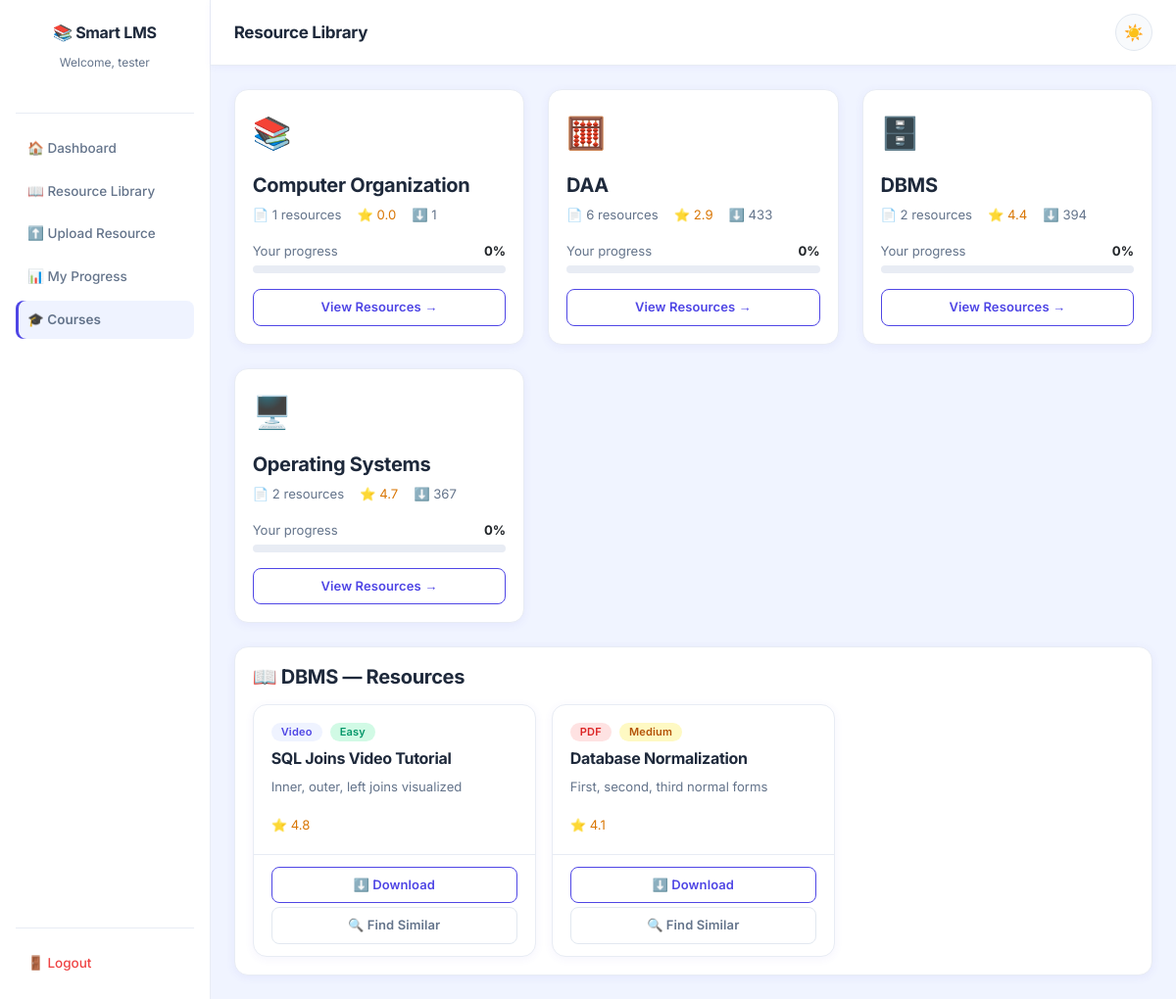
Page /courses?course=DBMS (signed in) on the committed database.
### tables this page shows
CREATE TABLE resources (
            resource_id  INTEGER PRIMARY KEY AUTOINCREMENT,
            title        TEXT NOT NULL,
            description  TEXT,
            type         TEXT NOT NULL,
            course       TEXT NOT NULL,
            difficulty   TEXT NOT NULL,
            file_path    TEXT,
            rating       REAL DEFAULT 0,
            downloads    INTEGER DEFAULT 0,
            uploaded_at  TIMESTAMP DEFAULT CURRENT_TIMESTAMP
        );

### app.py (the view)
@app.route('/courses')
def courses():
    if 'student_id' not in session:
        return redirect(url_for('login'))
    from database.db import get_courses, get_resources_by_course, get_student_progress
    all_courses      = get_courses()
    student_id       = session['student_id']
    progress_data    = get_student_progress(student_id)
    progress_map     = {
        p['course']: p['completion_percentage']
        for p in progress_data
    }
    selected_course  = request.args.get('course', '')
    course_resources = []
    if selected_course:
        course_resources = get_resources_by_course(selected_course)
    return render_template('courses.html',
                           student_name=session['student_name'],
                           courses=all_courses,
                           progress_map=progress_map,
                           selected_course=selected_course,
                           course_resources=course_resources)

### database/db.py (called while the page is built)
def get_connection():
    conn = sqlite3.connect(DB_PATH)
    conn.row_factory = sqlite3.Row
    return conn

def get_student_progress(student_id):
    conn = get_connection()
    cursor = conn.cursor()
    cursor.execute('''
        SELECT course, completion_percentage
        FROM progress
        WHERE student_id = ?
        ORDER BY course
    ''', (student_id,))
    progress = cursor.fetchall()
    conn.close()
    return progress

def get_courses():
    conn   = get_connection()
    cursor = conn.cursor()
    cursor.execute('''
        SELECT
            course,
            COUNT(*)       AS resource_count,
            AVG(rating)    AS avg_rating,
            SUM(downloads) AS total_downloads
        FROM resources
        GROUP BY course
        ORDER BY course
    ''')
    courses = cursor.fetchall()
    conn.close()
    return courses

def get_resources_by_course(course):
    conn   = get_connection()
    cursor = conn.cursor()
    cursor.execute('''
        SELECT resource_id, title, description, type,
               course, difficulty, rating, downloads
        FROM resources
        WHERE course = ?
        ORDER BY rating DESC
    ''', (course,))
    resources = cursor.fetchall()
    conn.close()
    return resources

### templates/courses.html (shortened to what this page needs)
{% extends 'base.html' %}
{% block content %}
<div class="d-flex" style="min-height: 100vh;">
    <div class="sidebar d-flex flex-column p-3" style="width: 240px; min-height: 100vh; background-color: #1e293b;">
        <div class="text-center mb-4 mt-2">
            <h5 class="text-white fw-bold">📚 Smart LMS</h5>
            <small class="text-secondary">Welcome, {{ student_name }}</small>
        </div>
        <hr class="text-secondary">
        <nav class="nav flex-column gap-1">
            <a href="/dashboard"  class="nav-link text-secondary">🏠 Dashboard</a>
            <a href="/library"    class="nav-link text-secondary">📖 Resource Library</a>
            <a href="/upload"     class="nav-link text-secondary">⬆️ Upload Resource</a>
            <a href="/progress"   class="nav-link text-secondary">📊 My Progress</a>
            <a href="/courses"    class="nav-link text-white active-link">🎓 Courses</a>
        </nav>
        <div class="mt-auto">
            <hr class="text-secondary">
            <a href="/logout" class="nav-link text-danger">🚪 Logout</a>
        </div>
    </div>
    <div class="flex-grow-1 bg-light">
        <nav class="navbar navbar-light bg-white border-bottom px-4 py-3 d-flex justify-content-between align-items-center">
            <span class="navbar-brand mb-0 h5 fw-bold">Resource Library</span>
            <button id="theme-toggle"
                    class="btn btn-sm theme-toggle-btn"
                    title="Toggle dark/light mode">
                <span id="theme-icon">🌙</span>
            </button>
        </nav>
        <div class="p-4">
            <div class="row g-4 mb-4">
                {% if courses %}
                    {% for course in courses %}
                    <div class="col-md-4">
                        <div class="card border-0 shadow-sm h-100">
                            <div class="card-body p-4">
                                <div class="mb-3" style="font-size: 2rem;">
                                    {% if 'OS' in course['course'] or 'Operating' in course['course'] %}
                                        🖥️
                                    {% elif 'DAA' in course['course'] or 'Algorithm' in course['course'] %}
                                        🧮
                                    {% elif 'DBMS' in course['course'] or 'Database' in course['course'] %}
                                        🗄️
                                    {% elif 'Math' in course['course'] %}
                                        📐
                                    {% elif 'Science' in course['course'] %}
                                        🔬
                                    {% else %}
                                        📚
                                    {% endif %}
                                </div>
                                <h5 class="fw-bold">{{ course['course'] }}</h5>
                                <div class="d-flex gap-3 mb-3">
                                    <small class="text-muted">
                                        📄 {{ course['resource_count'] }} resources
                                    </small>
                                    <small class="text-warning">
                                        ⭐ {{ "%.1f"|format(course['avg_rating'] or 0) }}
                                    </small>
                                    <small class="text-muted">
                                        ⬇️ {{ course['total_downloads'] }}
                                    </small>
                                </div>
                                {% set pct = progress_map.get(course['course'], 0) %}
                                <div class="mb-1 d-flex justify-content-between">
                                    <small class="text-muted">Your progress</small>
                                    <small class="fw-bold">{{ pct|int }}%</small>
                                </div>
                                <div class="progress mb-3" style="height: 8px;">
                                </div>
                                <a href="/courses?course={{ course['course'] }}"
                                   class="btn btn-outline-primary btn-sm w-100">
                                    View Resources →
                                </a>
                            </div>
                        </div>
                    </div>
                    {% endfor %}
                {% endif %}
            </div>
            {% if selected_course and course_resources %}
            <div class="card border-0 shadow-sm">
                <div class="card-body p-4">
                    <h5 class="fw-bold mb-3">
                        📖 {{ selected_course }} — Resources
                    </h5>
                    <div class="row g-3">
                        {% for resource in course_resources %}
                        <div class="col-md-4">
                            <div class="card border-0 bg-light h-100">
                                <div class="card-body">
                                    <div class="d-flex gap-2 mb-2">
                                        {% if resource['type'] == 'pdf' %}
                                            <span class="badge bg-danger">PDF</span>
                                        {% elif resource['type'] == 'video' %}
                                            <span class="badge bg-primary">Video</span>
                                        {% else %}
                                            <span class="badge bg-secondary">
                                                {{ resource['type'] }}
                                            </span>
                                        {% endif %}
                                        {% if resource['difficulty'] == 'Easy' %}
                                            <span class="badge bg-success">Easy</span>
                                        {% elif resource['difficulty'] == 'Medium' %}
                                            <span class="badge bg-warning text-dark">Medium</span>
                                        {% else %}
                                            <span class="badge bg-danger">Hard</span>
                                        {% endif %}
                                    </div>
                                    <h6 class="fw-bold">{{ resource['title'] }}</h6>
                                    <p class="text-muted small">{{ resource['description'] }}</p>
                                    <small class="text-warning">⭐ {{ resource['rating'] }}</small>
                                </div>
                                <div class="card-footer bg-transparent border-0 pb-3">
                                    <button onclick="handleDownload({{ resource['resource_id'] }}, this)"
        class="btn btn-outline-primary btn-sm w-100 mb-1">
    ⬇️ Download
</button>
                                    <a href="/similar/{{ resource['resource_id'] }}"
                                       class="btn btn-outline-secondary btn-sm w-100">
                                        🔍 Find Similar
                                    </a>
                                </div>
                            </div>
                        </div>
                        {% endfor %}
                    </div>
                </div>
            </div>
            {% endif %}
        </div>
    </div>
</div>
{% endblock %}

### static/css/style.css (style rules this page uses)
*, *::before, *::after { transition: background-color 0.15s ease, color 0.15s ease, border-color 0.15s ease, box-shadow 0.15s ease !important; }
* { margin: 0; padding: 0; box-sizing: border-box; }
body { font-family: 'Inter', 'Segoe UI', sans-serif; background-color: #f0f4ff; color: #1e293b; font-size: 15px; line-height: 1.6; }
.sidebar { background: #ffffff !important; border-right: 1px solid #e8ecf4; box-shadow: 2px 0 12px rgba(79, 70, 229, 0.06); }
.sidebar h5 { color: #1e293b !important; font-weight: 700; font-size: 16px; letter-spacing: -0.3px; }
.sidebar small { color: #64748b !important; font-size: 12px; }
.sidebar hr { border-color: #e8ecf4 !important; opacity: 1; }
.sidebar .nav-link { color: #64748b !important; font-size: 13.5px; font-weight: 500; padding: 9px 12px; border-radius: 8px; transition: all 0.18s ease; display: flex; align-items: center; gap: 8px; }
.active-link { background-color: #eff3ff !important; color: #4f46e5 !important; font-weight: 600 !important; box-shadow: inset 3px 0 0 #4f46e5; }
.sidebar .nav-link.text-danger { color: #ef4444 !important; }
.navbar { background: #ffffff !important; border-bottom: 1px solid #e8ecf4 !important; box-shadow: 0 2px 8px rgba(79, 70, 229, 0.05); padding: 14px 24px !important; }
.navbar .navbar-brand { color: #1e293b !important; font-weight: 700; font-size: 17px; letter-spacing: -0.3px; }
.card { border: 1px solid #e8ecf4 !important; border-radius: 14px !important; box-shadow: 0 2px 10px rgba(79, 70, 229, 0.06) !important; transition: transform 0.2s ease, box-shadow 0.2s ease !important; background: #ffffff !important; }
.card-body { padding: 18px !important; }
.card-footer { border-top: 1px solid #e8ecf4 !important; background: transparent !important; padding: 12px 18px !important; }
.btn { font-weight: 600; font-size: 13px; border-radius: 8px !important; padding: 8px 16px; transition: all 0.18s ease; letter-spacing: 0.1px; }
.btn-outline-primary { color: #4f46e5 !important; border-color: #4f46e5 !important; background: transparent !important; }
.btn-outline-secondary { color: #64748b !important; border-color: #e2e8f0 !important; background: transparent !important; }
.badge { font-size: 11px !important; font-weight: 600 !important; padding: 4px 10px !important; border-radius: 20px !important; letter-spacing: 0.2px; }
.bg-danger { background: #fee2e2 !important; color: #dc2626 !important; }
.bg-primary { background: #eff3ff !important; color: #4f46e5 !important; }
.bg-success { background: #d1fae5 !important; color: #059669 !important; }
.bg-warning { background: #fef9c3 !important; color: #b45309 !important; }
.progress { background: #e8ecf4 !important; border-radius: 20px !important; overflow: hidden; }
.flex-grow-1.bg-light { background: #f0f4ff !important; }
h1, h2, h3, h4, h5, h6 { font-weight: 700; letter-spacing: -0.3px; color: #1e293b; }
.text-muted { color: #64748b !important; }
.text-danger { color: #dc2626 !important; }
.text-warning { color: #d97706 !important; }
.shadow-sm { box-shadow: 0 2px 10px rgba(79, 70, 229, 0.07) !important; }
.border-bottom { border-bottom: 1px solid #e8ecf4 !important; }
hr { border-color: #e8ecf4; opacity: 1; }
.theme-toggle-btn { width: 38px; height: 38px; border-radius: 50% !important; border: 1px solid #e2e8f0 !important; background: #f8fafc !important; font-size: 16px; display: flex; align-items: center; justify-content: center; cursor: pointer; transition: all 0.2s ease; padding: 0 !important; }

### rows in the picture
resources: course "Computer Organization", resource_count "1", rating "0.0", total_downloads "1", pct "0"
resources: type "Video", difficulty "Easy", title "SQL Joins Video Tutorial", description "Inner, outer, left joins visualized", rating "4.8"
resources: type "PDF", difficulty "Medium", title "Database Normalization", description "First, second, third normal forms", rating "4.1"

### other values in the picture
{{ student_name }} "tester"
{{ course['course'] }} "DAA" "DBMS" "Operating Systems"
{{ course['resource_count'] }} "6" "2" "2"
{{ "%.1f"|format(course['avg_rating'] or 0) }} "2.9" "4.4" "4.7"
{{ course['total_downloads'] }} "433" "394" "367"
{{ pct|int }} "0" "0" "0"
{{ selected_course }} "DBMS"
